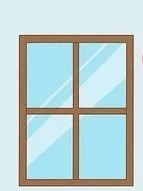
#> input picture ht3.jpg, 143 x 191 px
$ python check.py
#> lines starting #> are read from the running program, lines starting #| are printed output that depends on the picture; after the words box and inside, x2 and y2 are one past the last pixel; in counts of white or black regions, pixels touching at a corner belong together
#> further down, image is the input picture: shape (191, 143, 3); mean B, G, R 209, 208.4, 187.3
import cv2

def detect_ground(image):

    gray = cv2.cvtColor(image, cv2.COLOR_BGR2GRAY)
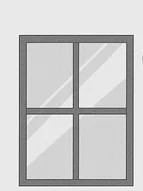
#> gray: shape (191, 143); min 48, max 253, mean 202.1
    edges = cv2.Canny(gray, 50, 150)
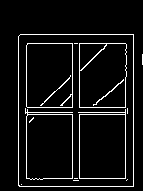
#> edges: shape (191, 143); 6.4% white in thin lines or dots, all inside (x1, y1, x2, y2) = (18, 34, 143, 187)
    height, width = edges.shape
#> height = 191; width = 143
    # bottom_part = edges[int(0.9 * height):, :]

    #
    # ground_contours, _ = cv2.findContours(bottom_part, cv2.RETR_EXTERNAL, cv2.CHAIN_APPROX_SIMPLE)
    # # if len(ground_contours) == 0:
    # #     return None  # No ground detected

    # ground_y = height - (bottom_part.shape[0] - np.max([pt[0][1] for contour in ground_contours for pt in contour]))

    return height

def detect_object_and_measure(image):


    ground_y = detect_ground(image)
#> ground_y = 191
    if ground_y is None:
        print("Ground level not detected in the image. Please provide an image that shows the ground surface.")
        return

    gray = cv2.cvtColor(image, cv2.COLOR_BGR2GRAY)

    edges = cv2.Canny(gray, 50, 150)

    contours, _ = cv2.findContours(edges, cv2.RETR_EXTERNAL, cv2.CHAIN_APPROX_SIMPLE)
#> contours = 2 contours, 1 with area under 20; largest, box (x1, y1, x2, y2) and area: (18, 34, 134, 187) 17478

    if contours:
        largest_contour = max(contours, key=cv2.contourArea)
#> largest_contour = [[20, 34], [18, 36], [18, 185], [19, 186], [133, 186], [133, 34]]

        x, y, w, h = cv2.boundingRect(largest_contour)
#> x = 18; y = 34; w = 116; h = 153

        object_bottom_y = y + h
#> object_bottom_y = 187
        distance_in_pixels = ground_y - object_bottom_y
#> distance_in_pixels = 4

        print(f"Distance from object to ground in pixels: {distance_in_pixels}")
#| Distance from object to ground in pixels: 4
        cv2.putText(image, f"Distance: {distance_in_pixels}",
            (30, 170), cv2.FONT_HERSHEY_SIMPLEX, 0.4, (0, 0, 0), 1, cv2.LINE_AA)

        final_height = distance_in_pixels
#> final_height = 4

        cv2.rectangle(image, (x, y), (x + w, y + h), (0, 255, 0), 2)
        cv2.line(image, (0, ground_y), (image.shape[1], ground_y), (255, 0, 255), 2)
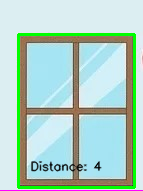
#> image: shape (191, 143, 3); mean B, G, R 196.6, 209.2, 174.3
        cv2.imshow('Object Detection', image)
        cv2.waitKey(0)
        cv2.destroyAllWindows()
        cv2.imwrite('outpt3.jpg', image)
    else:
        print("No object detected.")


image = cv2.imread('ht3.jpg')

detect_object_and_measure(image)

$ run again, with ht2.jpg copied over ht3.jpg
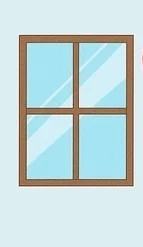
#> input picture ht2.jpg, 143 x 247 px
#> image is the input picture: shape (247, 143, 3); mean B, G, R 216.5, 215.1, 194.7
#> in detect_ground, `edges = cv2.Canny(gray, 50, 150)`:
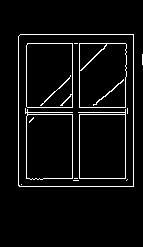
#> edges: shape (247, 143); 5% white in thin lines or dots, all inside (x1, y1, x2, y2) = (18, 34, 143, 187)
#> ground_y = 247
#> contours = 2 contours, 1 with area under 20; largest, box (x1, y1, x2, y2) and area: (18, 34, 134, 187) 17478
#> largest_contour = [[20, 34], [18, 36], [18, 185], [19, 186], [133, 186], [133, 34]]
#> x = 18; y = 34; w = 116; h = 153
#> object_bottom_y = 187
#> distance_in_pixels = 60
#| Distance from object to ground in pixels: 60
#> in detect_object_and_measure, `cv2.line(image, (0, ground_y), (image.shape[1], ground_y), (255, 0, 25..`:
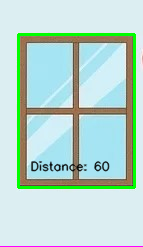
#> image: shape (247, 143, 3); mean B, G, R 206.6, 215.5, 184.6

$ run again, with ht.jpg copied over ht3.jpg
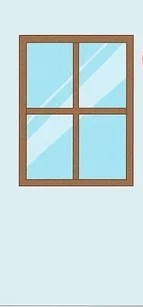
#> input picture ht.jpg, 143 x 307 px
#> image is the input picture: shape (307, 143, 3); mean B, G, R 221.2, 219.4, 199.5
#> in detect_ground, `edges = cv2.Canny(gray, 50, 150)`:
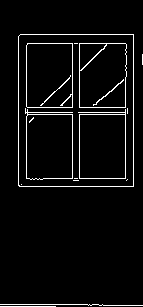
#> edges: shape (307, 143); 4.4% white in thin lines or dots, all inside (x1, y1, x2, y2) = (0, 34, 143, 307)
#> ground_y = 307
#> contours = 4 contours, 3 with area under 20; largest, box (x1, y1, x2, y2) and area: (18, 34, 134, 187) 17478
#> largest_contour = [[20, 34], [18, 36], [18, 185], [19, 186], [133, 186], [133, 34]]
#> x = 18; y = 34; w = 116; h = 153
#> object_bottom_y = 187
#> distance_in_pixels = 120
#| Distance from object to ground in pixels: 120
#> in detect_object_and_measure, `cv2.line(image, (0, ground_y), (image.shape[1], ground_y), (255, 0, 25..`:
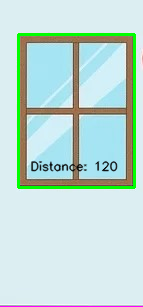
#> image: shape (307, 143, 3); mean B, G, R 213.3, 219.7, 191.4

$ run again, with outpt.jpg copied over ht3.jpg
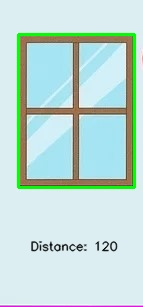
#> input picture outpt.jpg, 143 x 307 px
#> image is the input picture: shape (307, 143, 3); mean B, G, R 213.2, 219.4, 191.1
#> in detect_ground, `edges = cv2.Canny(gray, 50, 150)`:
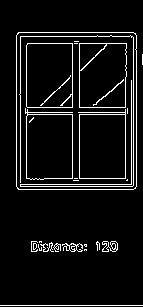
#> edges: shape (307, 143); 6.8% white in thin lines or dots, all inside (x1, y1, x2, y2) = (0, 32, 143, 306)
#> ground_y = 307
#> contours = 14 contours, 11 with area under 20; largest, box (x1, y1, x2, y2) and area: (16, 32, 137, 190) 18825, (102, 241, 118, 252) 88, (62, 243, 83, 252) 69
#> largest_contour = contour of 21 points, box (x1, y1, x2, y2) (16, 32, 137, 190), area 18825
#> x = 16; y = 32; w = 121; h = 158
#> object_bottom_y = 190
#> distance_in_pixels = 117
#| Distance from object to ground in pixels: 117
#> in detect_object_and_measure, `cv2.line(image, (0, ground_y), (image.shape[1], ground_y), (255, 0, 25..`:
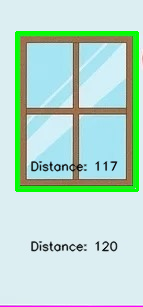
#> image: shape (307, 143, 3); mean B, G, R 205, 218.7, 183.7
